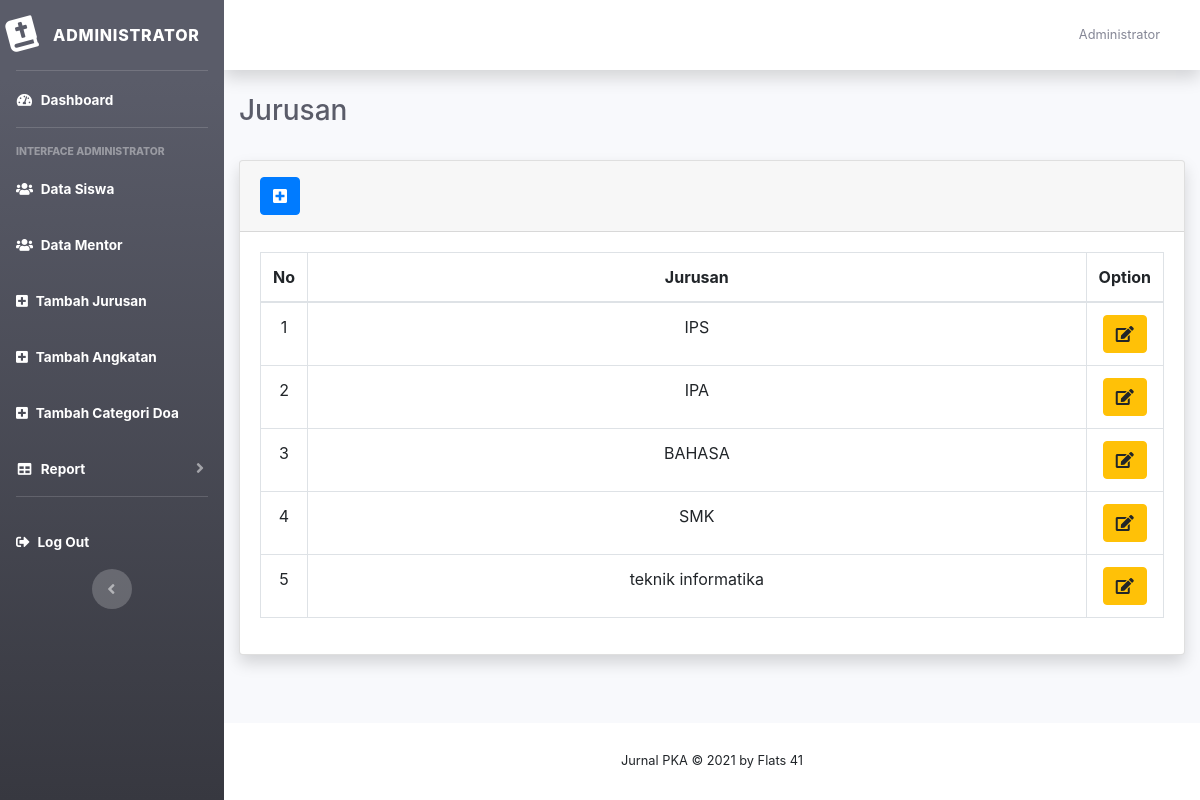
Page /admin/jurusan.php (signed in) on the earlier database version.
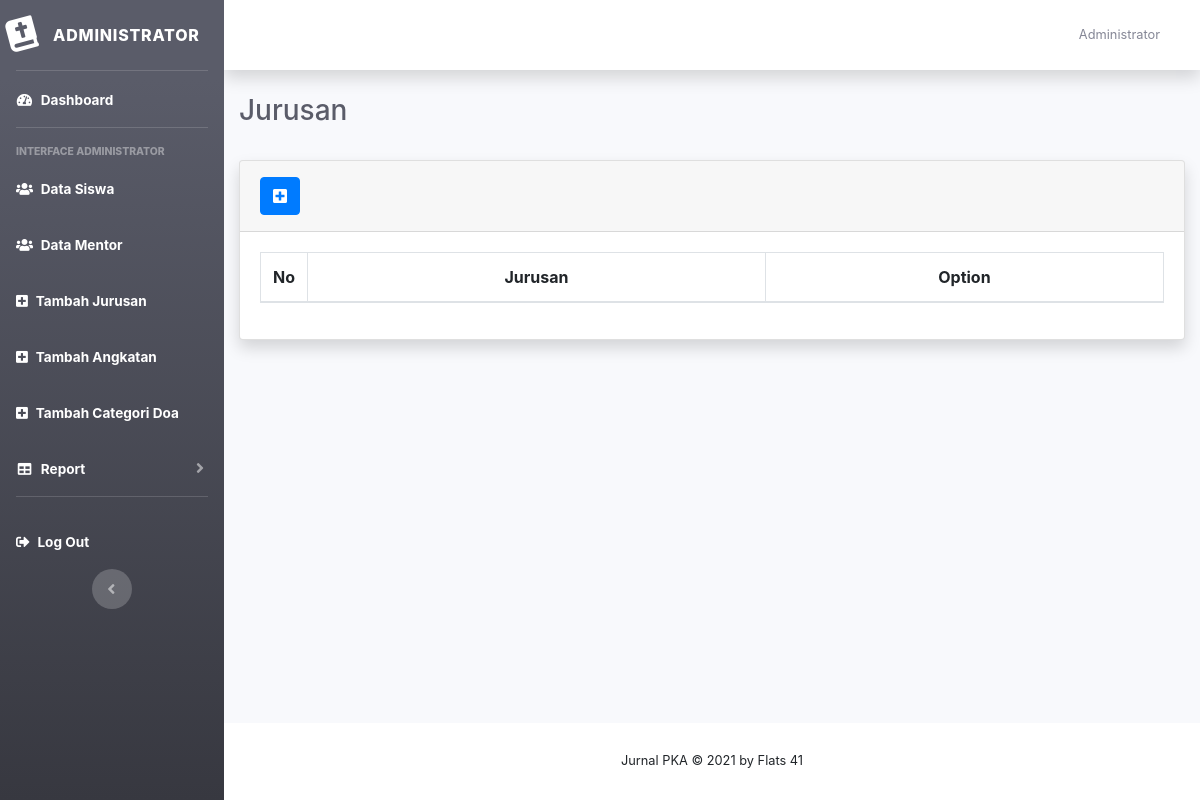
Same page on the later database version.
### tables this page shows
CREATE TABLE `tb_jurusan` (
  `jurusan` varchar(50) DEFAULT NULL,
  `id` int(2) NOT NULL
);

### admin/models/function.php (called while the page is built, shortened)
<?php
$conn = mysqli_connect("127.0.0.1", "root", "#dbabsensipka#", "jurnal");
function query($query)
{
    global $conn;
    $result = mysqli_query($conn, $query);
    $rows = [];
    while ($row = mysqli_fetch_assoc($result)) {
        $rows[] = $row;
    }
    return $rows;
}

### admin/jurusan.php (the view, shortened to what this page needs)
<?php
include 'models/function.php';
$jurusan = query("SELECT * FROM tb_jurusan ORDER BY id DESC");
?>
<!DOCTYPE html>
<html lang="en">
<head>
  <link href="../vendor/fontawesome-free/css/all.min.css" rel="stylesheet" type="text/css">
  <link href="../css/sb-admin-2.min.css" rel="stylesheet">
  <link href="../vendor/datatables/bootstrap.min.css" rel="stylesheet">
  <link href="../vendor/datatables/dataTables.bootstrap4.min.css" rel="stylesheet">
</head>
<body id="page-top">
  <div id="wrapper">
    <?php
    include 'template/sidebar_menu.php';
    ?>
    <div id="content-wrapper" class="d-flex flex-column">
      <div id="content">
        <?php
        include 'template/topbar_menu.php';
        ?>
        <div class="container-fluid">
          <div class="d-sm-flex align-items-center justify-content-between mb-4">
            <div class="group">
              <h1 class="h3 mb-mb-4 text-gray-800 embed-responsive">Jurusan</h1>
            </div>
          </div>
          <div class="card shadow mb-4 ">
            <div class="card-header py-3">
              <a href="" class="btn btn-primary" data-toggle="modal" data-target="#jurusan"><i class="fas fa-plus-square"></i></a>
            </div>
            <div class="card-body">
              <div class="table-responsive overflow-hidden">
                <table class="table table-bordered mydatatable" id="dataTable" width="100%">
                  <thead class=" text-md-center">
                    <tr>
                      <th width="10">No</th>
                      <th>Jurusan</th>
                      <th>Option</th>
                    </tr>
                  </thead>
                  <tbody class=" text-md-center">
                    <?php $i = 1; ?>
                    <?php foreach ($jurusan as $row) : ?>
                      <tr>
                        <td><?= $i; ?></td>
                        <td><?= $row["jurusan"]; ?></td>
                        <td width="50">
                          <a id="edit_jurusan" data-toggle="modal" data-target="#edit" data-jurusan="<?= $row["jurusan"]; ?>" data-kode="<?= $row["id"]; ?>">
                            <button class="btn btn-info btn-warning"><i class="fa fa-edit"></i></button></a>
                        </td>
                      </tr>
                      <?php $i++; ?>
                    <?php endforeach; ?>
                  </tbody>
                </table>
              </div>
            </div>
          </div>
        </div>
      </div>
      <footer class="sticky-footer bg-white">
        <?php
        include 'template/footer.php';
        ?>
      </footer>
    </div>
  </div>
</body>
</html>

Differences in the rows shown:
removed tb_jurusan: jurusan "IPS"
removed tb_jurusan: jurusan "IPA"
removed tb_jurusan: jurusan "BAHASA"
removed tb_jurusan: jurusan "SMK"
removed tb_jurusan: jurusan "teknik informatika"
